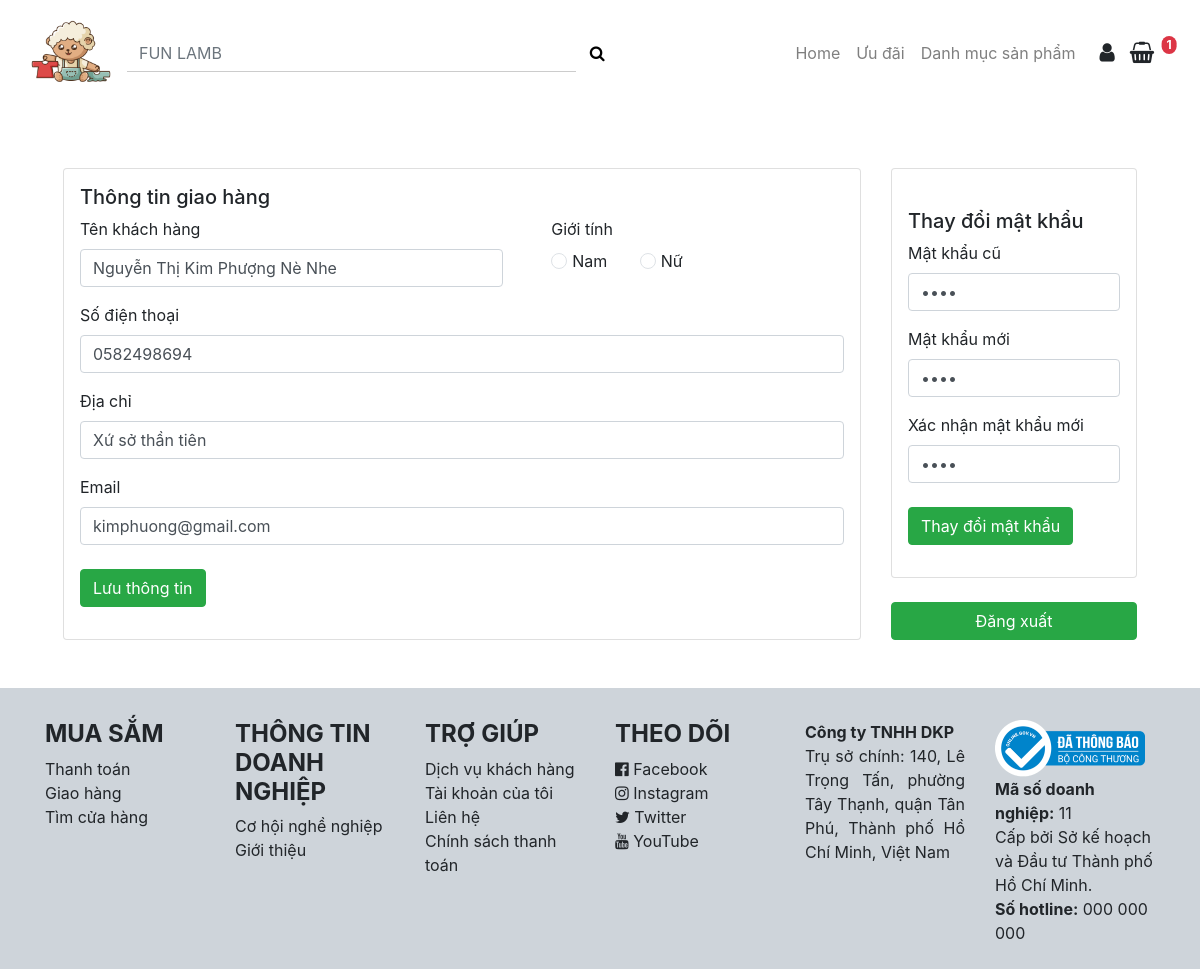
The app's page /thong-tin-khach-hang/ (signed in) with its own data.
### home/models.py (models this page shows, shortened)
class KhachHang(models.Model):
    maKH = models.AutoField(primary_key=True)
    tenKH = models.TextField()
    soDT = models.CharField(max_length=15)
    eMail = models.EmailField(max_length=50)
    diaChi = models.TextField()
    gioiTinh = models.TextField()
    tenDN = models.CharField(max_length=50)
    matKhau = models.CharField(max_length=50)

### home/views.py (the view, shortened to what this page needs)
def xemThongTinKhachHang(request):
    maKH = request.session.get("khach_hang_id")
    khachHang = get_object_or_404(KhachHang, maKH=maKH)
    form = KhachHangForm(instance=khachHang)
    password_form = ChangePasswordForm()
    return render(
        request,
        "page/thongTinKhachHang.html",
        {"form": form, "password_form": password_form},
    )

### home/forms.py (shortened to what this page needs)
class KhachHangForm(forms.ModelForm):
    class Meta:
        model = KhachHang
        fields = ["tenKH", "soDT", "diaChi", "eMail", "gioiTinh"]

class ChangePasswordForm(forms.Form):
    old_password = forms.CharField(widget=forms.PasswordInput, label="Mật khẩu cũ")
    new_password = forms.CharField(widget=forms.PasswordInput, label="Mật khẩu mới")
    confirm_password = forms.CharField(widget=forms.PasswordInput, label="Xác nhận mật khẩu mới")

### home/context.py (called while the page is built)
def demGioHang(request):
    maKH = request.session.get("khach_hang_id")
    if maKH:
        khachHang = KhachHang.objects.get(maKH=maKH)
        so_luong = GioHang.objects.filter(maKH=khachHang).count()
    else:
        so_luong = 0
    return {"demGioHang": so_luong}

def category_danhmuc(request):
    category_list = Category.objects.all()
    danhmuc_list = DanhMuc.objects.all()
    return {
        'category_list': category_list,
        'danhmuc_list': danhmuc_list,
    }

### home/templates/page/thongTinKhachHang.html (shortened to what this page needs)
{% extends 'pages/layout.html' %}
{% load static %}
{% block content %}
  <div class="row p-5 mt-5">
    <div class="col-9">
      <div class="card p-3">
        <h5>Thông tin giao hàng</h5>
        <form id="infoForm" method="POST" action="">
          <div class="d-flex flex-grow-1">
            <div class="form-group flex-grow-1 me-auto">
              <label for="id_tenKH">Tên khách hàng</label>
              <input type="text" class="form-control" id="id_tenKH" name="tenKH" value="{{ form.tenKH.value }}" required />
            </div>
            <div class="form-group flex-grow-1 ml-5">
              <label>Giới tính</label><br />
              <div class="form-check form-check-inline">
                <input class="form-check-input" type="radio" name="gioiTinh" id="nam" value="Nam" required />
                <label class="form-check-label" for="nam">Nam</label>
              </div>
              <div class="form-check form-check-inline ml-3">
                <input class="form-check-input" type="radio" name="gioiTinh" id="nu" value="Nữ" required />
                <label class="form-check-label" for="nu">Nữ</label>
              </div>
            </div>
          </div>
          <div class="form-group">
            <label for="id_soDT">Số điện thoại</label>
            <input type="text" class="form-control" id="id_soDT" name="soDT" value="{{ form.soDT.value }}" required />
          </div>
          <div class="form-group">
            <label for="id_diaChi">Địa chỉ</label>
            <input type="text" class="form-control" id="id_diaChi" name="diaChi" value="{{ form.diaChi.value }}" required />
          </div>
          <div class="form-group">
            <label for="id_eMail">Email</label>
            <input type="email" class="form-control" id="id_eMail" name="eMail" value="{{ form.eMail.value }}" required />
          </div>
          <button type="submit" class="btn btn-success mt-2">Lưu thông tin</button>
        </form>
      </div>
    </div>
    <div class="col-3">
      <div class="card p-3">
        <h5 class="mt-4">Thay đổi mật khẩu</h5>
        <form id="passwordForm" method="POST" action="">
          <div class="form-group">
            <label for="old_password">Mật khẩu cũ</label>
            <input type="password" class="form-control" id="old_password" name="old_password" value="{{ password_form.old_password.value }}" required />
          </div>
          <div class="form-group">
            <label for="new_password">Mật khẩu mới</label>
            <input type="password" class="form-control" id="new_password" name="new_password" value="{{ password_form.new_password.value }}" required />
          </div>
          <div class="form-group">
            <label for="confirm_password">Xác nhận mật khẩu mới</label>
            <input type="password" class="form-control" id="confirm_password" name="confirm_password" value="{{ password_form.confirm_password.value }}" required />
          </div>
          <button type="submit" class="btn btn-success mt-2">Thay đổi mật khẩu</button>
        </form>
      </div>
      <div class="row">
        <div class="col d-flex flex-grow-1">
          <a class="btn btn-success mt-4 w-100" href="{% url 'logout' %}">Đăng xuất</a>
        </div>
      </div>
    </div>
  </div>
{% endblock %}

### records on screen
KhachHang: tenKH "Nguyễn Thị Kim Phượng Nè Nhe", soDT "0582498694", diaChi "Xứ sở thần tiên", eMail "kimphuong@gmail.com"

### other values on screen
{{ demGioHang }} "1"
